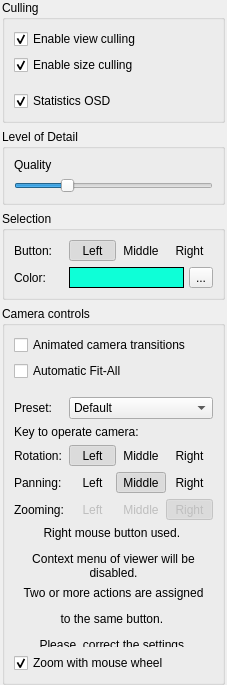
           <widget class="QWidget" name="scrollAreaWidgetContents">
            <property name="geometry">
             <rect>
              <x>0</x>
              <y>0</y>
              <width>227</width>
              <height>685</height>
             </rect>
            </property>
            <layout class="QVBoxLayout" name="verticalLayout_6">
             <property name="spacing">
              <number>6</number>
             </property>
             <property name="leftMargin">
              <number>2</number>
             </property>
             <property name="topMargin">
              <number>0</number>
             </property>
             <property name="rightMargin">
              <number>2</number>
             </property>
             <property name="bottomMargin">
              <number>0</number>
             </property>
             <item>
              <widget class="QGroupBox" name="groupBox">
               <property name="title">
                <string>Culling</string>
               </property>
               <layout class="QVBoxLayout" name="verticalLayout_3">
                <item>
                 <widget class="QCheckBox" name="viewCullingCheckBox">
                  <property name="text">
                   <string>Enable view culling</string>
                  </property>
                  <property name="checked">
                   <bool>true</bool>
                  </property>
                 </widget>
                </item>
                <item>
                 <widget class="QCheckBox" name="sizeCullingCheckBox">
                  <property name="text">
                   <string>Enable size culling</string>
                  </property>
                  <property name="checked">
                   <bool>true</bool>
                  </property>
                 </widget>
                </item>
                <item>
                 <spacer name="verticalSpacer_2">
                  <property name="orientation">
                   <enum>Qt::Vertical</enum>
                  </property>
                  <property name="sizeType">
                   <enum>QSizePolicy::Minimum</enum>
                  </property>
                  <property name="sizeHint" stdset="0">
                   <size>
                    <width>20</width>
                    <height>10</height>
                   </size>
                  </property>
                 </spacer>
                </item>
                <item>
                 <widget class="QCheckBox" name="myOsdCheck">
                  <property name="text">
                   <string>Statistics OSD</string>
                  </property>
                  <property name="checked">
                   <bool>true</bool>
                  </property>
                 </widget>
                </item>
               </layout>
              </widget>
             </item>
             <item>
              <widget class="QGroupBox" name="groupBox_2">
               <property name="title">
                <string>Level of Detail</string>
               </property>
               <layout class="QVBoxLayout" name="verticalLayout_4" stretch="0,0">
                <item>
                 <widget class="QLabel" name="label">
                  <property name="frameShape">
                   <enum>QFrame::NoFrame</enum>
                  </property>
                  <property name="text">
                   <string>Quality</string>
                  </property>
                 </widget>
                </item>
                <item>
                 <widget class="QSlider" name="lodQualitySlider">
                  <property name="value">
                   <number>25</number>
                  </property>
                  <property name="orientation">
                   <enum>Qt::Horizontal</enum>
                  </property>
                 </widget>
                </item>
               </layout>
              </widget>
             </item>
             <item>
              <widget class="QGroupBox" name="groupBox_3">
               <property name="title">
                <string>Selection</string>
               </property>
               <layout class="QVBoxLayout" name="verticalLayout_7">
                <item>
                 <layout class="QHBoxLayout" name="horizontalLayout_8">
                  <property name="spacing">
                   <number>0</number>
                  </property>
                  <item>
                   <widget class="QLabel" name="label_3">
                    <property name="sizePolicy">
                     <sizepolicy hsizetype="Fixed" vsizetype="Preferred">
                      <horstretch>0</horstretch>
                      <verstretch>0</verstretch>
                     </sizepolicy>
                    </property>
                    <property name="minimumSize">
                     <size>
                      <width>55</width>
                      <height>0</height>
                     </size>
                    </property>
                    <property name="text">
                     <string>Button:</string>
                    </property>
                   </widget>
                  </item>
                  <item>
                   <widget class="QToolButton" name="toolButton_2">
                    <property name="sizePolicy">
                     <sizepolicy hsizetype="Minimum" vsizetype="Fixed">
                      <horstretch>0</horstretch>
                      <verstretch>0</verstretch>
                     </sizepolicy>
                    </property>
                    <property name="text">
                     <string>Left</string>
                    </property>
                    <property name="checkable">
                     <bool>true</bool>
                    </property>
                    <property name="checked">
                     <bool>true</bool>
                    </property>
                    <property name="autoExclusive">
                     <bool>true</bool>
                    </property>
                    <property name="autoRaise">
                     <bool>true</bool>
                    </property>
                    <attribute name="buttonGroup">
                     <string notr="true">mySelectionButtons</string>
                    </attribute>
                   </widget>
                  </item>
                  <item>
                   <widget class="QToolButton" name="toolButton">
                    <property name="sizePolicy">
                     <sizepolicy hsizetype="Minimum" vsizetype="Fixed">
                      <horstretch>0</horstretch>
                      <verstretch>0</verstretch>
                     </sizepolicy>
                    </property>
                    <property name="text">
                     <string>Middle</string>
                    </property>
                    <property name="checkable">
                     <bool>true</bool>
                    </property>
                    <property name="autoRaise">
                     <bool>true</bool>
                    </property>
                    <attribute name="buttonGroup">
                     <string notr="true">mySelectionButtons</string>
                    </attribute>
                   </widget>
                  </item>
                  <item>
                   <widget class="QToolButton" name="toolButton_3">
                    <property name="sizePolicy">
                     <sizepolicy hsizetype="Minimum" vsizetype="Fixed">
                      <horstretch>0</horstretch>
                      <verstretch>0</verstretch>
                     </sizepolicy>
                    </property>
                    <property name="text">
                     <string>Right</string>
                    </property>
                    <property name="checkable">
                     <bool>true</bool>
                    </property>
                    <property name="autoRaise">
                     <bool>true</bool>
                    </property>
                    <attribute name="buttonGroup">
                     <string notr="true">mySelectionButtons</string>
                    </attribute>
                   </widget>
                  </item>
                 </layout>
                </item>
                <item>
                 <layout class="QHBoxLayout" name="myKeyBindLayout_2">
                  <property name="spacing">
                   <number>5</number>
                  </property>
                  <item>
                   <widget class="QLabel" name="label_9">
                    <property name="sizePolicy">
                     <sizepolicy hsizetype="Fixed" vsizetype="Preferred">
                      <horstretch>0</horstretch>
                      <verstretch>0</verstretch>
                     </sizepolicy>
                    </property>
                    <property name="minimumSize">
                     <size>
                      <width>50</width>
                      <height>0</height>
                     </size>
                    </property>
                    <property name="text">
                     <string>Color:</string>
                    </property>
                   </widget>
                  </item>
                  <item>
                   <widget class="JTGui_ClickableLabel" name="myColorLabel">
                    <property name="sizePolicy">
                     <sizepolicy hsizetype="Preferred" vsizetype="Preferred">
                      <horstretch>0</horstretch>
                      <verstretch>0</verstretch>
                     </sizepolicy>
                    </property>
                    <property name="minimumSize">
                     <size>
                      <width>50</width>
                      <height>0</height>
                     </size>
                    </property>
                    <property name="styleSheet">
                     <string notr="true">QLabel { background-color : rgb(14, 255, 215); }</string>
                    </property>
                    <property name="frameShape">
                     <enum>QFrame::Box</enum>
                    </property>
                    <property name="text">
                     <string/>
                    </property>
                   </widget>
                  </item>
                  <item>
                   <widget class="QToolButton" name="myColorPickButton">
                    <property name="text">
                     <string>...</string>
                    </property>
                   </widget>
                  </item>
                 </layout>
                </item>
               </layout>
              </widget>
             </item>
             <item>
              <widget class="QGroupBox" name="myCameraControlsBox">
               <property name="title">
                <string>Camera controls</string>
               </property>
               <layout class="QVBoxLayout" name="verticalLayout_5" stretch="0,0,0,0,0,0,0,0,0,0,0">
                <item>
                 <widget class="QCheckBox" name="myAnimateCheck">
                  <property name="text">
                   <string>Animated camera transitions</string>
                  </property>
                 </widget>
                </item>
                <item>
                 <widget class="QCheckBox" name="myAutoFitCheck">
                  <property name="text">
                   <string>Automatic Fit-All</string>
                  </property>
                 </widget>
                </item>
                <item>
                 <spacer name="verticalSpacer_3">
                  <property name="orientation">
                   <enum>Qt::Vertical</enum>
                  </property>
                  <property name="sizeType">
                   <enum>QSizePolicy::Minimum</enum>
                  </property>
                  <property name="sizeHint" stdset="0">
                   <size>
                    <width>20</width>
                    <height>10</height>
                   </size>
                  </property>
                 </spacer>
                </item>
                <item>
                 <layout class="QHBoxLayout" name="horizontalLayout_5" stretch="0,1">
                  <property name="spacing">
                   <number>0</number>
                  </property>
                  <item>
                   <widget class="QLabel" name="label_4">
                    <property name="sizePolicy">
                     <sizepolicy hsizetype="Fixed" vsizetype="Preferred">
                      <horstretch>0</horstretch>
                      <verstretch>0</verstretch>
                     </sizepolicy>
                    </property>
                    <property name="minimumSize">
                     <size>
                      <width>55</width>
                      <height>0</height>
                     </size>
                    </property>
                    <property name="text">
                     <string>Preset:</string>
                    </property>
                   </widget>
                  </item>
                  <item>
                   <widget class="QComboBox" name="myPresetComboBox">
                    <item>
                     <property name="text">
                      <string>Default</string>
                     </property>
                    </item>
                    <item>
                     <property name="text">
                      <string>OCCT</string>
                     </property>
                    </item>
                   </widget>
                  </item>
                 </layout>
                </item>
                <item>
                 <layout class="QHBoxLayout" name="myKeyBindLayout">
                  <property name="spacing">
                   <number>6</number>
                  </property>
                  <item>
                   <widget class="QLabel" name="label_6">
                    <property name="text">
                     <string>Key to operate camera:</string>
                    </property>
                   </widget>
                  </item>
                 </layout>
                </item>
                <item>
                 <layout class="QHBoxLayout" name="horizontalLayout_3">
                  <property name="spacing">
                   <number>0</number>
                  </property>
                  <item>
                   <widget class="QLabel" name="label_2">
                    <property name="sizePolicy">
                     <sizepolicy hsizetype="Fixed" vsizetype="Preferred">
                      <horstretch>0</horstretch>
                      <verstretch>0</verstretch>
                     </sizepolicy>
                    </property>
                    <property name="minimumSize">
                     <size>
                      <width>55</width>
                      <height>0</height>
                     </size>
                    </property>
                    <property name="text">
                     <string>Rotation:</string>
                    </property>
                   </widget>
                  </item>
                  <item>
                   <widget class="QToolButton" name="toolButton_6">
                    <property name="sizePolicy">
                     <sizepolicy hsizetype="Expanding" vsizetype="Fixed">
                      <horstretch>0</horstretch>
                      <verstretch>0</verstretch>
                     </sizepolicy>
                    </property>
                    <property name="text">
                     <string>Left</string>
                    </property>
                    <property name="checkable">
                     <bool>true</bool>
                    </property>
                    <property name="checked">
                     <bool>true</bool>
                    </property>
                    <property name="autoExclusive">
                     <bool>true</bool>
                    </property>
                    <property name="autoRaise">
                     <bool>true</bool>
                    </property>
                    <attribute name="buttonGroup">
                     <string notr="true">myRotationButtons</string>
                    </attribute>
                   </widget>
                  </item>
                  <item>
                   <widget class="QToolButton" name="toolButton_4">
                    <property name="sizePolicy">
                     <sizepolicy hsizetype="Expanding" vsizetype="Fixed">
                      <horstretch>0</horstretch>
                      <verstretch>0</verstretch>
                     </sizepolicy>
                    </property>
                    <property name="text">
                     <string>Middle</string>
                    </property>
                    <property name="checkable">
                     <bool>true</bool>
                    </property>
                    <property name="autoRaise">
                     <bool>true</bool>
                    </property>
                    <attribute name="buttonGroup">
                     <string notr="true">myRotationButtons</string>
                    </attribute>
                   </widget>
                  </item>
                  <item>
                   <widget class="QToolButton" name="toolButton_5">
                    <property name="sizePolicy">
                     <sizepolicy hsizetype="Expanding" vsizetype="Fixed">
                      <horstretch>0</horstretch>
                      <verstretch>0</verstretch>
                     </sizepolicy>
                    </property>
                    <property name="text">
                     <string>Right</string>
                    </property>
                    <property name="checkable">
                     <bool>true</bool>
                    </property>
                    <property name="autoRaise">
                     <bool>true</bool>
                    </property>
                    <attribute name="buttonGroup">
                     <string notr="true">myRotationButtons</string>
                    </attribute>
                   </widget>
                  </item>
                 </layout>
                </item>
                <item>
                 <layout class="QHBoxLayout" name="horizontalLayout_9">
                  <property name="spacing">
                   <number>0</number>
                  </property>
                  <item>
                   <widget class="QLabel" name="label_7">
                    <property name="sizePolicy">
                     <sizepolicy hsizetype="Fixed" vsizetype="Preferred">
                      <horstretch>0</horstretch>
                      <verstretch>0</verstretch>
                     </sizepolicy>
                    </property>
                    <property name="minimumSize">
                     <size>
                      <width>55</width>
                      <height>0</height>
                     </size>
                    </property>
                    <property name="text">
                     <string>Panning:</string>
                    </property>
                   </widget>
                  </item>
                  <item>
                   <widget class="QToolButton" name="toolButton_7">
                    <property name="sizePolicy">
                     <sizepolicy hsizetype="Minimum" vsizetype="Fixed">
                      <horstretch>0</horstretch>
                      <verstretch>0</verstretch>
                     </sizepolicy>
                    </property>
                    <property name="text">
                     <string>Left</string>
                    </property>
                    <property name="checkable">
                     <bool>true</bool>
                    </property>
                    <property name="checked">
                     <bool>false</bool>
                    </property>
                    <property name="autoExclusive">
                     <bool>true</bool>
                    </property>
                    <property name="autoRaise">
                     <bool>true</bool>
                    </property>
                    <attribute name="buttonGroup">
                     <string notr="true">myPanningButtons</string>
                    </attribute>
                   </widget>
                  </item>
                  <item>
                   <widget class="QToolButton" name="toolButton_8">
                    <property name="sizePolicy">
                     <sizepolicy hsizetype="Minimum" vsizetype="Fixed">
                      <horstretch>0</horstretch>
                      <verstretch>0</verstretch>
                     </sizepolicy>
                    </property>
                    <property name="text">
                     <string>Middle</string>
                    </property>
                    <property name="checkable">
                     <bool>true</bool>
                    </property>
                    <property name="checked">
                     <bool>true</bool>
                    </property>
                    <property name="autoRaise">
                     <bool>true</bool>
                    </property>
                    <attribute name="buttonGroup">
                     <string notr="true">myPanningButtons</string>
                    </attribute>
                   </widget>
                  </item>
                  <item>
                   <widget class="QToolButton" name="toolButton_9">
                    <property name="sizePolicy">
                     <sizepolicy hsizetype="Minimum" vsizetype="Fixed">
                      <horstretch>0</horstretch>
                      <verstretch>0</verstretch>
                     </sizepolicy>
                    </property>
                    <property name="text">
                     <string>Right</string>
                    </property>
                    <property name="checkable">
                     <bool>true</bool>
                    </property>
                    <property name="autoRaise">
                     <bool>true</bool>
                    </property>
                    <attribute name="buttonGroup">
                     <string notr="true">myPanningButtons</string>
                    </attribute>
                   </widget>
                  </item>
                 </layout>
                </item>
                <item>
                 <layout class="QHBoxLayout" name="horizontalLayout_10">
                  <property name="spacing">
                   <number>0</number>
                  </property>
                  <item>
                   <widget class="QLabel" name="label_8">
                    <property name="enabled">
                     <bool>true</bool>
                    </property>
                    <property name="sizePolicy">
                     <sizepolicy hsizetype="Fixed" vsizetype="Preferred">
                      <horstretch>0</horstretch>
                      <verstretch>0</verstretch>
                     </sizepolicy>
                    </property>
                    <property name="minimumSize">
                     <size>
                      <width>55</width>
                      <height>0</height>
                     </size>
                    </property>
                    <property name="text">
                     <string>Zooming:</string>
                    </property>
                   </widget>
                  </item>
                  <item>
                   <widget class="QToolButton" name="toolButton_10">
                    <property name="enabled">
                     <bool>false</bool>
                    </property>
                    <property name="sizePolicy">
                     <sizepolicy hsizetype="Minimum" vsizetype="Fixed">
                      <horstretch>0</horstretch>
                      <verstretch>0</verstretch>
                     </sizepolicy>
                    </property>
                    <property name="text">
                     <string>Left</string>
                    </property>
                    <property name="checkable">
                     <bool>true</bool>
                    </property>
                    <property name="checked">
                     <bool>false</bool>
                    </property>
                    <property name="autoExclusive">
                     <bool>true</bool>
                    </property>
                    <property name="autoRaise">
                     <bool>true</bool>
                    </property>
                    <attribute name="buttonGroup">
                     <string notr="true">myZoomingButtons</string>
                    </attribute>
                   </widget>
                  </item>
                  <item>
                   <widget class="QToolButton" name="toolButton_11">
                    <property name="enabled">
                     <bool>false</bool>
                    </property>
                    <property name="sizePolicy">
                     <sizepolicy hsizetype="Minimum" vsizetype="Fixed">
                      <horstretch>0</horstretch>
                      <verstretch>0</verstretch>
                     </sizepolicy>
                    </property>
                    <property name="text">
                     <string>Middle</string>
                    </property>
                    <property name="checkable">
                     <bool>true</bool>
                    </property>
                    <property name="autoRaise">
                     <bool>true</bool>
                    </property>
                    <attribute name="buttonGroup">
                     <string notr="true">myZoomingButtons</string>
                    </attribute>
                   </widget>
                  </item>
                  <item>
                   <widget class="QToolButton" name="toolButton_12">
                    <property name="enabled">
                     <bool>false</bool>
                    </property>
                    <property name="sizePolicy">
                     <sizepolicy hsizetype="Minimum" vsizetype="Fixed">
                      <horstretch>0</horstretch>
                      <verstretch>0</verstretch>
                     </sizepolicy>
                    </property>
                    <property name="text">
                     <string>Right</string>
                    </property>
                    <property name="checkable">
                     <bool>true</bool>
                    </property>
                    <property name="checked">
                     <bool>true</bool>
                    </property>
                    <property name="autoRaise">
                     <bool>true</bool>
                    </property>
                    <attribute name="buttonGroup">
                     <string notr="true">myZoomingButtons</string>
                    </attribute>
                   </widget>
                  </item>
                 </layout>
                </item>
                <item>
                 <widget class="QLabel" name="myMenuWarningLabel">
                  <property name="text">
                   <string>&lt;html&gt;&lt;head/&gt;&lt;body&gt;&lt;p align=&quot;center&quot;&gt;Right mouse button used. &lt;/p&gt;&lt;p align=&quot;center&quot;&gt;Context menu of viewer will be disabled.&lt;/p&gt;&lt;/body&gt;&lt;/html&gt;</string>
                  </property>
                  <property name="textFormat">
                   <enum>Qt::RichText</enum>
                  </property>
                  <property name="wordWrap">
                   <bool>true</bool>
                  </property>
                 </widget>
                </item>
                <item>
                 <widget class="QLabel" name="mySameButtonWarningLabel">
                  <property name="text">
                   <string>&lt;html&gt;&lt;head/&gt;&lt;body&gt;&lt;p align=&quot;center&quot;&gt;Two or more actions are assigned&lt;/p&gt;&lt;p align=&quot;center&quot;&gt; to the same button. &lt;/p&gt;&lt;p align=&quot;center&quot;&gt;Please, correct the settings.&lt;/p&gt;&lt;/body&gt;&lt;/html&gt;</string>
                  </property>
                 </widget>
                </item>
                <item>
                 <widget class="QCheckBox" name="myZoomWithWheelCheck">
                  <property name="text">
                   <string>Zoom with mouse wheel</string>
                  </property>
                  <property name="checked">
                   <bool>true</bool>
                  </property>
                 </widget>
                </item>
               </layout>
              </widget>
             </item>
             <item>
              <spacer name="verticalSpacer">
               <property name="orientation">
                <enum>Qt::Vertical</enum>
               </property>
               <property name="sizeType">
                <enum>QSizePolicy::Expanding</enum>
               </property>
               <property name="sizeHint" stdset="0">
                <size>
                 <width>20</width>
                 <height>40</height>
                </size>
               </property>
              </spacer>
             </item>
            </layout>
           </widget>
